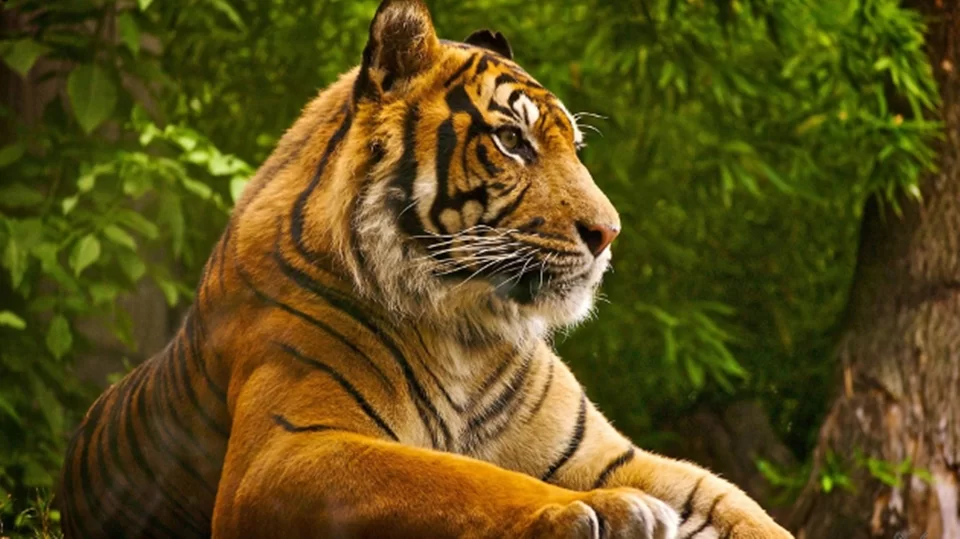
#> input picture img/3.webp, 960 x 539 px, found by its file name
$ python 3.py   (older library calls are emulated)
#> lines starting #> are read from the running program, lines starting #| are printed output that depends on the picture
# Aplicação de Filtros: Desfoque (Blur),
# Detecção de Bordas (Canny, Sobel), Filtro Laplaciano.

#FILTRO LAPLACIANO

import cv2
import matplotlib.pyplot as plt

imagem = cv2.imread('./img/3.webp')
#> imagem is the input picture: shape (539, 960, 3); mean B, G, R 24.7, 78.3, 91.8
imagem_cinza = cv2.cvtColor(imagem, cv2.COLOR_BGR2GRAY)
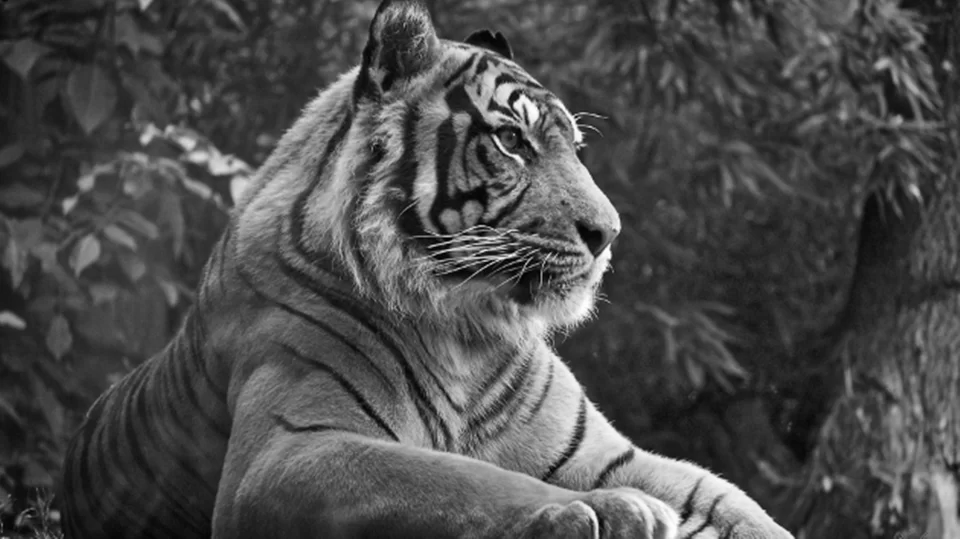
#> imagem_cinza: shape (539, 960); min 0, max 254, mean 76.2

# Aplica o operador Laplaciano para detectar mudanças abruptas de intensidade (bordas) na imagem em escala de cinza
laplaciano = cv2.Laplacian(imagem_cinza, cv2.CV_64F) # Define o formato da imagem como ponto flutuante de 64 bits para permitir valores negativos e grandes
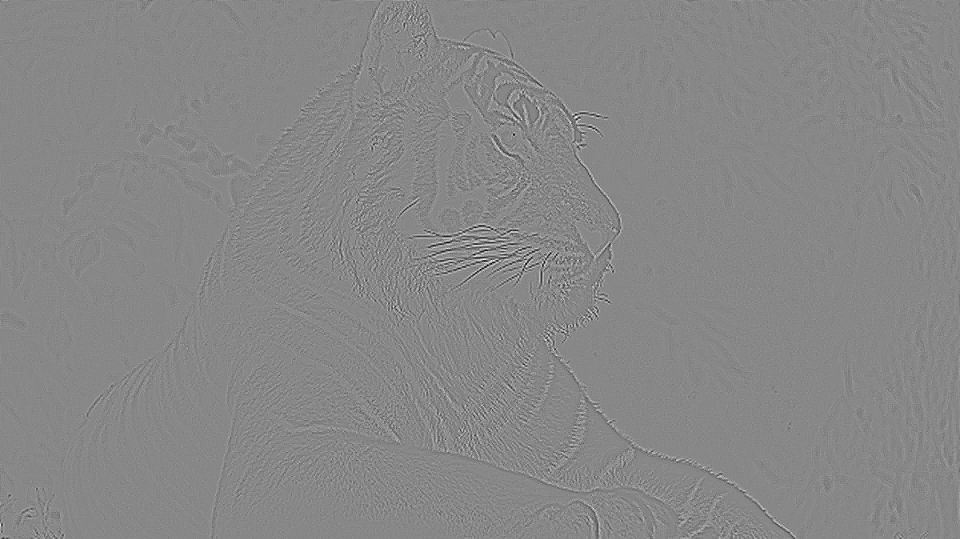
#> laplaciano: shape (539, 960) float64; min -218, max 192, mean 0; drawn with min black and max white

# Converte a imagem Laplaciana para uma escala de 8 bits (valores absolutos) para exibição
laplaciano = cv2.convertScaleAbs(laplaciano)
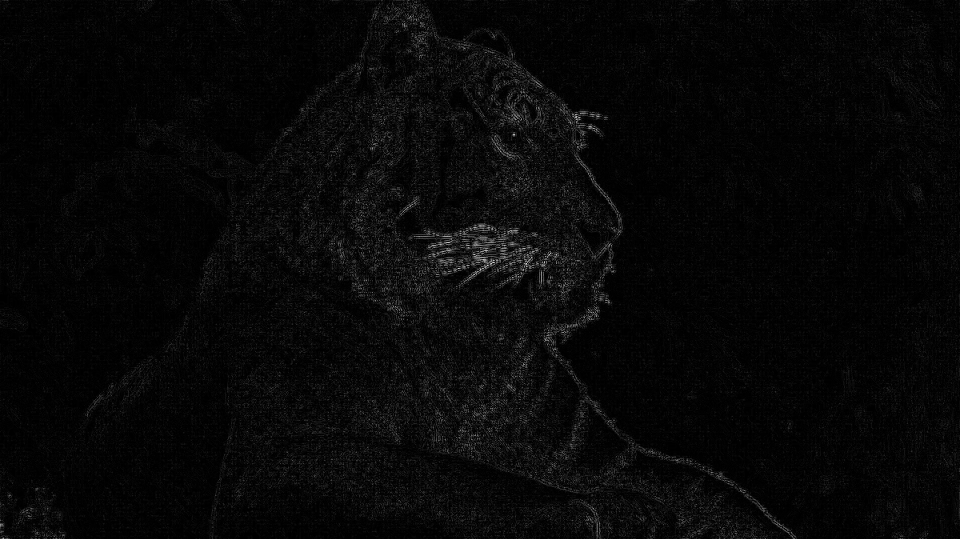
#> laplaciano: shape (539, 960); min 0, max 218, mean 7.6

cv2.imshow('Filtro Laplaciano', laplaciano)
cv2.waitKey(0)
cv2.destroyAllWindows()

$ run again, with img/1.jpg saved as img/3.webp
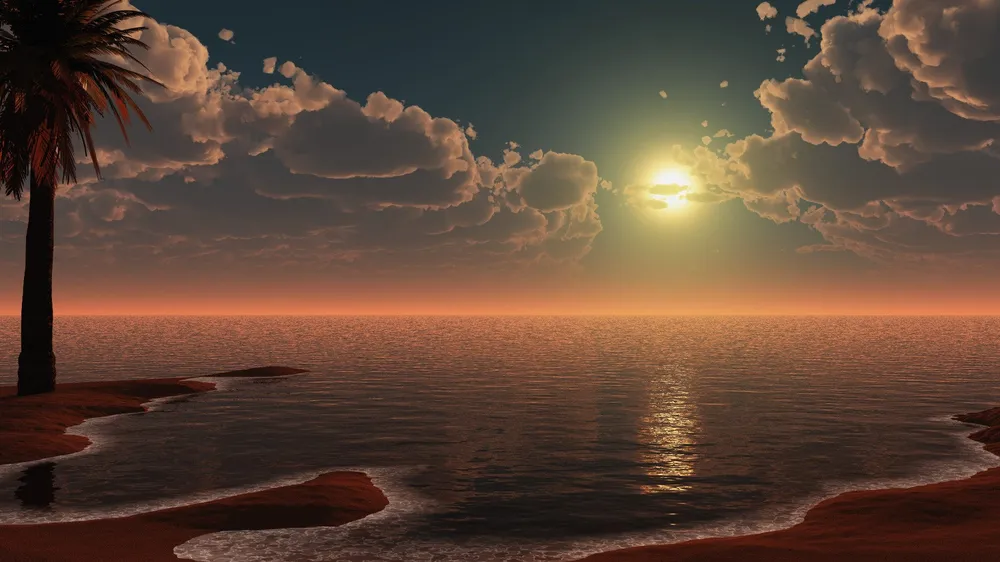
#> input picture img/1.jpg, 1000 x 562 px, shrunk from 1920 x 1080 before the run, found by its file name
#> imagem is the input picture: shape (562, 1000, 3); mean B, G, R 56, 70.3, 93.4
#> `imagem_cinza = cv2.cvtColor(imagem, cv2.COLOR_BGR2GRAY)`:
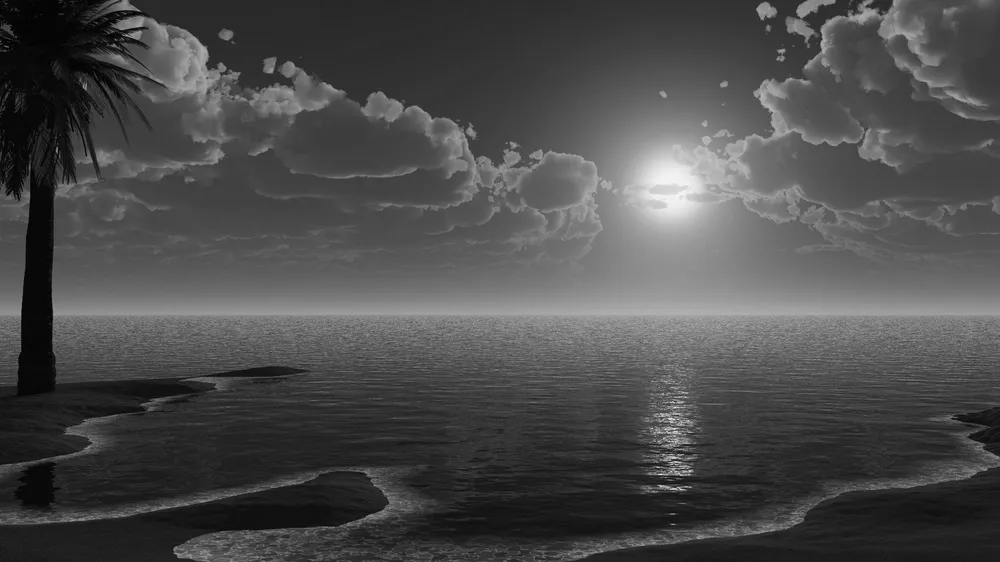
#> imagem_cinza: shape (562, 1000); min 0, max 248, mean 75.6
#> `laplaciano = cv2.convertScaleAbs(laplaciano)`:
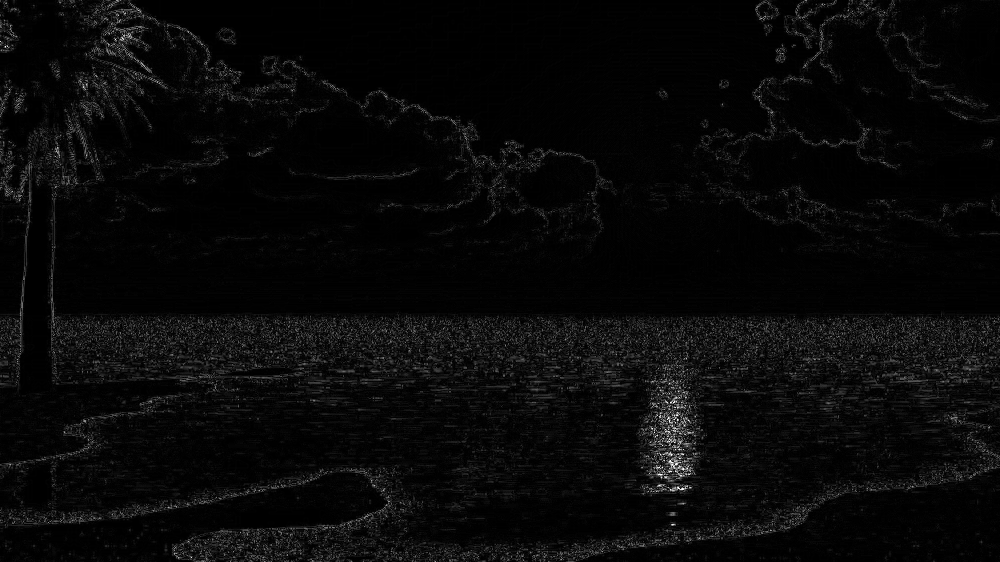
#> laplaciano: shape (562, 1000); min 0, max 255, mean 8.7
